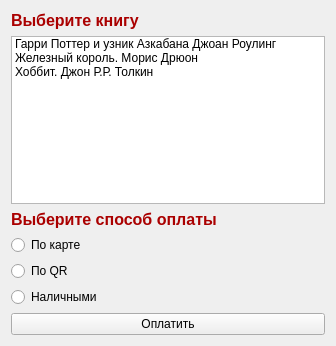
<?xml version="1.0" encoding="UTF-8"?>
<ui version="4.0">
 <class>Form</class>
 <widget class="QWidget" name="Form">
  <property name="geometry">
   <rect>
    <x>0</x>
    <y>0</y>
    <width>336</width>
    <height>346</height>
   </rect>
  </property>
  <property name="windowTitle">
   <string>Form</string>
  </property>
  <layout class="QVBoxLayout" name="verticalLayout">
   <item>
    <widget class="QLabel" name="label">
     <property name="font">
      <font>
       <family>Arial</family>
       <pointsize>12</pointsize>
       <bold>true</bold>
      </font>
     </property>
     <property name="styleSheet">
      <string notr="true">color: rgb(170, 0, 0)</string>
     </property>
     <property name="text">
      <string>Выберите книгу</string>
     </property>
    </widget>
   </item>
   <item>
    <widget class="QListWidget" name="listWidget">
     <property name="selectionMode">
      <enum>QAbstractItemView::SelectionMode::MultiSelection</enum>
     </property>
     <item>
      <property name="text">
       <string>Гарри Поттер и узник Азкабана Джоан Роулинг</string>
      </property>
     </item>
     <item>
      <property name="text">
       <string>Железный король. Морис Дрюон</string>
      </property>
     </item>
     <item>
      <property name="text">
       <string>Хоббит. Джон Р.Р. Толкин</string>
      </property>
     </item>
    </widget>
   </item>
   <item>
    <widget class="QLabel" name="label_3">
     <property name="font">
      <font>
       <family>Arial</family>
       <pointsize>12</pointsize>
       <bold>true</bold>
      </font>
     </property>
     <property name="styleSheet">
      <string notr="true">color: rgb(170, 0, 0)</string>
     </property>
     <property name="text">
      <string>Выберите способ оплаты</string>
     </property>
    </widget>
   </item>
   <item>
    <widget class="QRadioButton" name="radioButton">
     <property name="enabled">
      <bool>true</bool>
     </property>
     <property name="sizePolicy">
      <sizepolicy hsizetype="Minimum" vsizetype="Fixed">
       <horstretch>0</horstretch>
       <verstretch>0</verstretch>
      </sizepolicy>
     </property>
     <property name="toolTipDuration">
      <number>-1</number>
     </property>
     <property name="text">
      <string>По карте</string>
     </property>
    </widget>
   </item>
   <item>
    <widget class="QRadioButton" name="radioButton_2">
     <property name="text">
      <string>По QR</string>
     </property>
    </widget>
   </item>
   <item>
    <widget class="QRadioButton" name="radioButton_3">
     <property name="text">
      <string>Наличными</string>
     </property>
    </widget>
   </item>
   <item>
    <widget class="QPushButton" name="pushButton">
     <property name="text">
      <string>Оплатить</string>
     </property>
    </widget>
   </item>
  </layout>
 </widget>
 <resources/>
 <connections/>
</ui>
